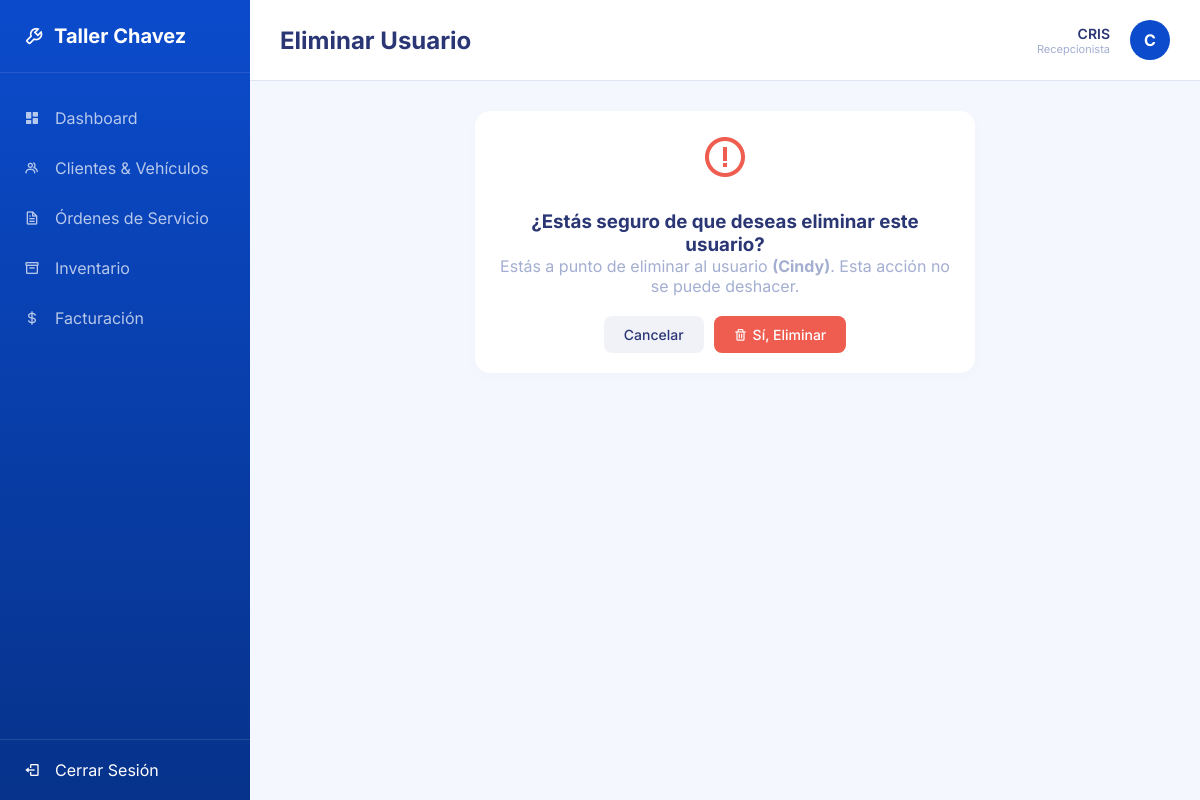
The page /usuarios/eliminar/2/ (signed in) on the database as committed earlier.
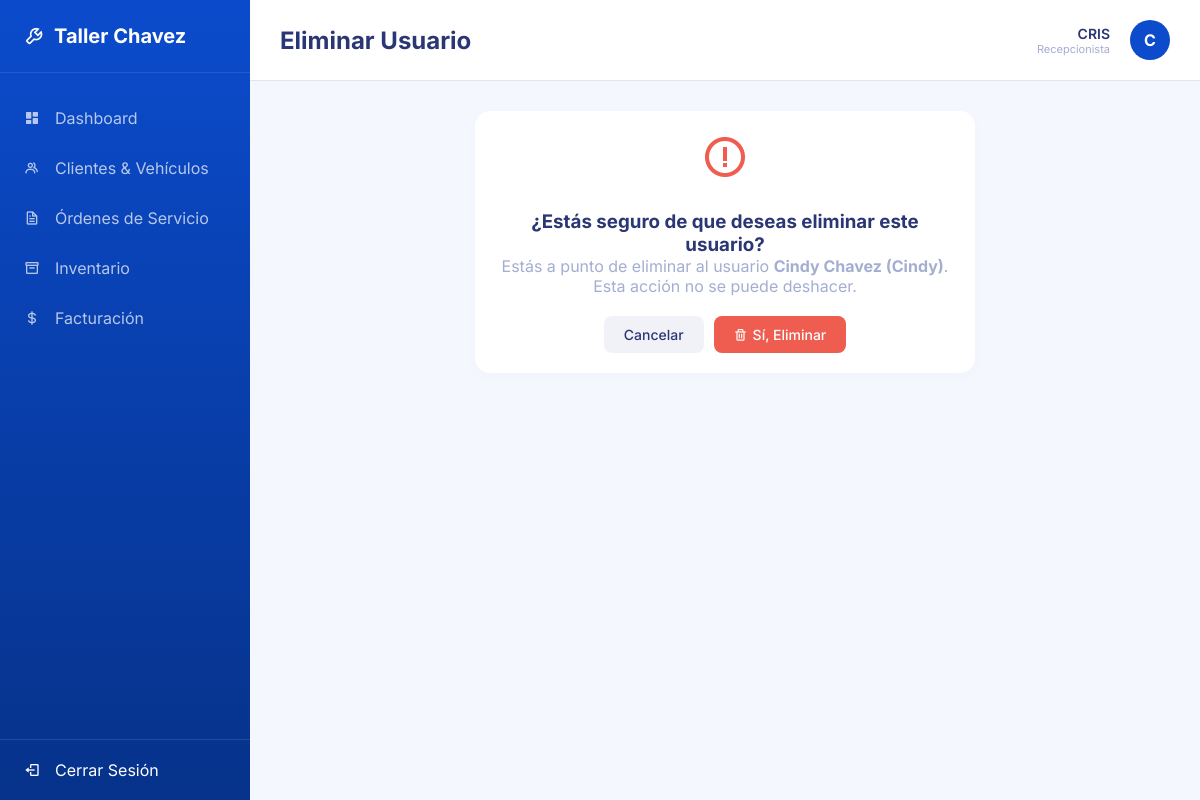
The same page on the database as committed later.
### usuarios/models.py (models this page shows, shortened)
class UsuarioPersonalizado(AbstractUser):
    ROLES = (
        ('ADMIN', 'Administrador'),
        ('MECANICO', 'Mecánico'),
        ('RECEPCIONISTA', 'Recepcionista'),
    )
    rol = models.CharField(max_length=20, choices=ROLES, default='RECEPCIONISTA')
    telefono = models.CharField(max_length=20, blank=True, null=True)

### usuarios/views.py (the view, shortened to what this page needs)
# urls.py: path('eliminar/<int:pk>/', views.usuario_eliminar, name='usuario_eliminar'),
@admin_required
def usuario_eliminar(request, pk):
    usuario = get_object_or_404(UsuarioPersonalizado, pk=pk)
    return render(request, 'usuarios/usuario_confirm_delete.html', {'usuario': usuario})

### usuarios/templates/usuarios/usuario_confirm_delete.html (shortened to what this page needs)
{% extends 'base.html' %}
{% block page_title %}Eliminar Usuario{% endblock %}
{% block content %}
<div class="card-table" style="max-width: 500px; margin: 0 auto; padding: 20px; text-align: center;">
    <div style="font-size: 48px; color: var(--danger-red); margin-bottom: 20px;">
        <i class='bx bx-error-circle'></i>
    </div>
    <h3>¿Estás seguro de que deseas eliminar este usuario?</h3>
    <p style="color: var(--text-muted); margin-bottom: 20px;">
        Estás a punto de eliminar al usuario <strong>{{ usuario.first_name }} {{ usuario.last_name }} ({{ usuario.username }})</strong>. Esta acción no se puede deshacer.
    </p>
    <form method="POST">
        <div style="display: flex; justify-content: center; gap: 10px;">
            <a href="{% url 'usuarios_lista' %}" class="btn btn-secondary" style="text-decoration: none;">Cancelar</a>
            <button type="submit" class="btn" style="background: var(--danger-red); color: white;"><i class='bx bx-trash'></i> Sí, Eliminar</button>
        </div>
    </form>
</div>
{% endblock %}

Rows that differ between the two databases and show on the page:
changed UsuarioPersonalizado "Cindy": first_name (not shown) → "Cindy"; last_name (not shown) → "Chavez"
